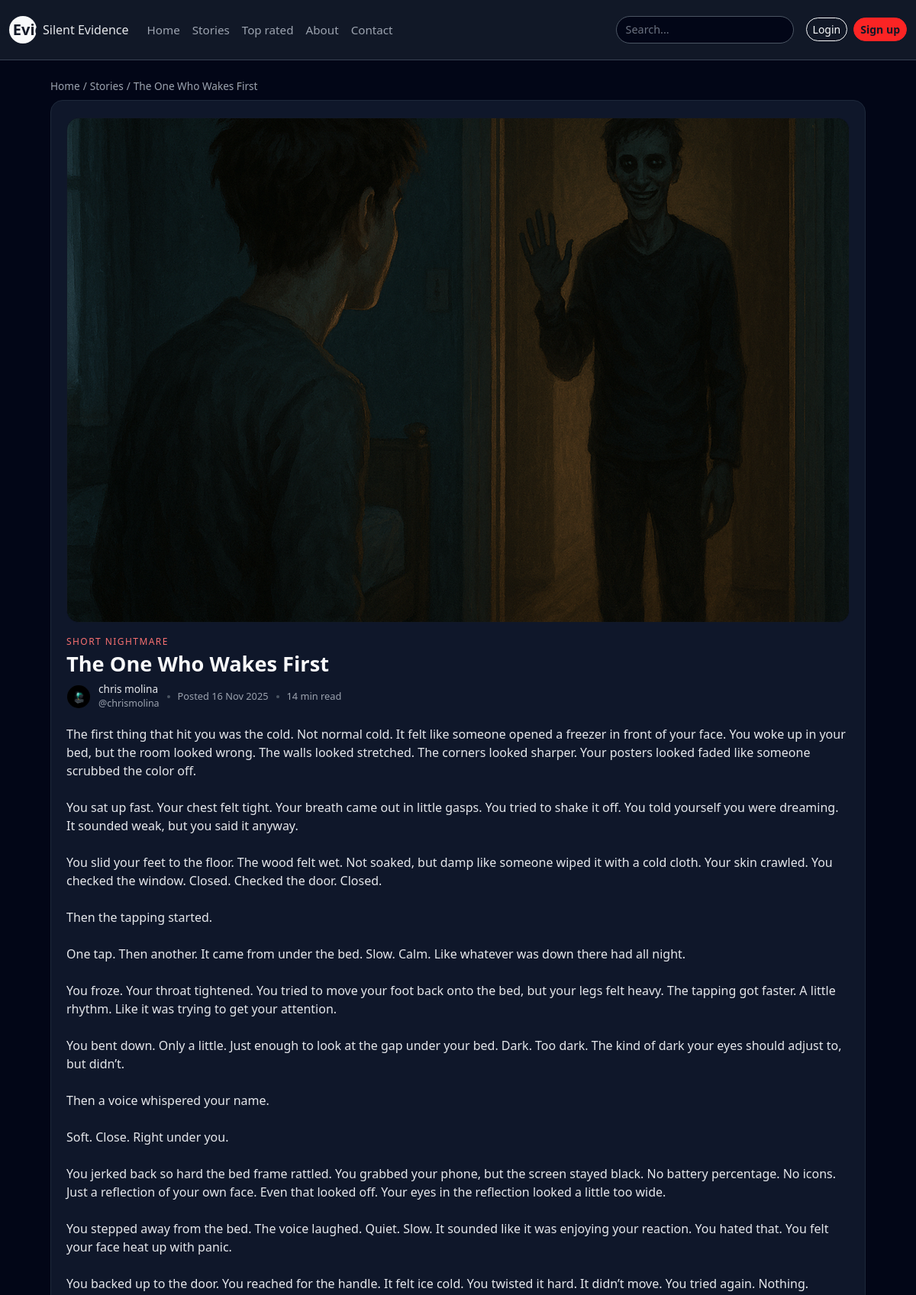
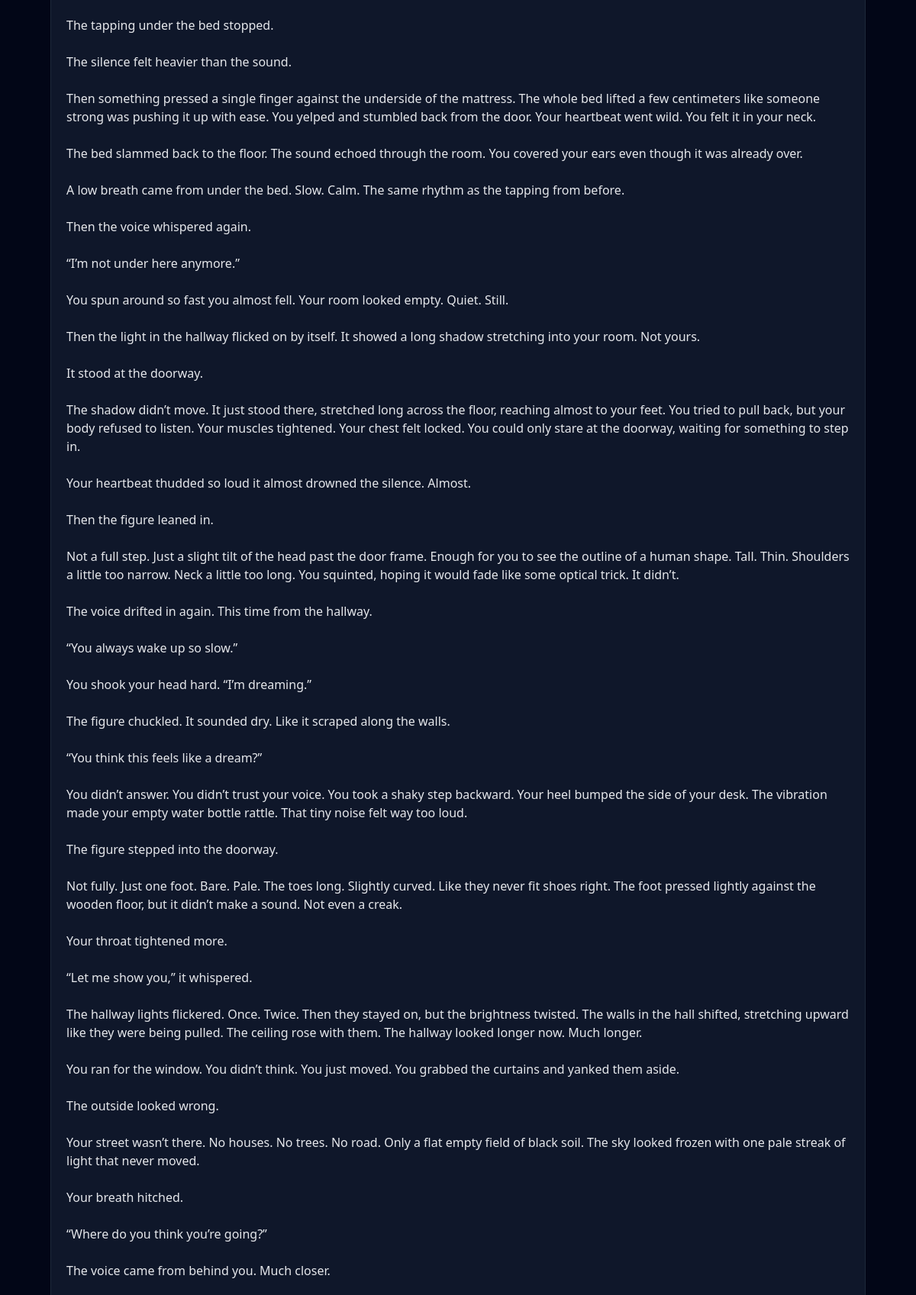
The app's page /story.php?id=4 (upper part) with its own data (2 pictures, top to bottom).
### tables this page shows
CREATE TABLE `stories` (
  `id` int(10) UNSIGNED NOT NULL,
  `user_id` int(10) UNSIGNED NOT NULL,
  `title` varchar(200) NOT NULL,
  `slug` varchar(220) NOT NULL,
  `category` enum('true','paranormal','urban','short','haunted','ghosts','missing','crime','sleep','forest','night','calls','creatures','abandoned','psychological') NOT NULL DEFAULT 'true',
  `content` longtext NOT NULL,
  `image_path` varchar(255) DEFAULT NULL,
  `is_published` tinyint(1) NOT NULL DEFAULT 1,
  `is_featured` tinyint(1) NOT NULL DEFAULT 0,
  `views` int(10) UNSIGNED NOT NULL DEFAULT 0,
  `likes` int(10) UNSIGNED NOT NULL DEFAULT 0,
  `image` varchar(255) DEFAULT NULL,
  `created_at` datetime NOT NULL DEFAULT current_timestamp(),
  `updated_at` datetime NOT NULL DEFAULT current_timestamp() ON UPDATE current_timestamp()
);

CREATE TABLE `users` (
  `id` int(10) UNSIGNED NOT NULL,
  `username` varchar(50) NOT NULL,
  `email` varchar(190) NOT NULL,
  `password_hash` varchar(255) NOT NULL,
  `display_name` varchar(100) NOT NULL,
  `avatar` varchar(255) DEFAULT NULL,
  `bio` text DEFAULT NULL,
  `role` enum('user','admin') NOT NULL DEFAULT 'user',
  `created_at` datetime NOT NULL DEFAULT current_timestamp(),
  `last_login` datetime DEFAULT NULL
);

### story.php (the view, shortened to what this page needs)
<?php
require 'include/db.php';
$storyId = $_GET['id'] ?? null;
if (!$storyId || !ctype_digit($storyId)) {
    http_response_code(404);
    $story = null;
    $storyId = null;
} else {
    $storyId = (int)$storyId;
}
if ($storyId) {
    $stmt = $pdo->prepare('SELECT s.id, s.title, s.category, s.content, s.created_at, s.views, s.likes, s.image_path, u.display_name, u.username, u.avatar FROM stories s JOIN users u ON u.id = s.user_id WHERE s.id = :id AND s.is_published = 1 LIMIT 1');
    $stmt->execute([':id' => $storyId]);
    $story = $stmt->fetch(PDO::FETCH_ASSOC);
} else {
    $story = false;
}
if ($story) {
    $authorName = $story['display_name'] ?: $story['username'];
    $authorAvatar = $story['avatar'] ?: 'uploads/avatars/default.png';
    $wordCount = str_word_count(strip_tags($story['content']));
    $minutes = max(1, ceil($wordCount / 200));
} else {
    $authorName = null;
    $authorAvatar = null;
    $minutes = null;
}
?>
<!doctype html>
<html lang="en">
<head>
<link rel="stylesheet" href="css/style.css">
    <link
        href="https://cdn.jsdelivr.net/npm/bootstrap@5.3.3/dist/css/bootstrap.min.css"
        rel="stylesheet">
</head>
<body>
    <?php include 'include/header.php'; ?>
    <div class="page-wrapper">
        <?php if (!$story): ?>
            <div class="empty-state">
                <h1>Story not found</h1>
                <p>This story does not exist or is no longer available.</p>
                <a href="stories.php" class="btn btn-outline-silent mt-3">Back to stories</a>
            </div>
        <?php else: ?>
            <nav class="breadcrumb mb-2">
                <a href="index.php">Home</a>
                <span class="mx-1">/</span>
                <a href="stories.php">Stories</a>
                <span class="mx-1">/</span>
                <span><?php echo htmlspecialchars($story['title']); ?></span>
            </nav>
            <article class="story-card">
                <?php if (!empty($story['image_path'])): ?>
                    <div class="story-image">
                        <img src="<?php echo htmlspecialchars($story['image_path']); ?>" alt="Story image">
                    </div>
                <?php endif; ?>
                <div class="story-category mb-1">
                    <?php
                    $cat = $story['category'];
                    if ($cat === 'true') {
                        echo 'TRUE STORY';
                    } elseif ($cat === 'paranormal') {
                        echo 'PARANORMAL';
                    } elseif ($cat === 'urban') {
                        echo 'URBAN LEGEND';
                    } elseif ($cat === 'short') {
                        echo 'SHORT NIGHTMARE';
                    } else {
                        echo htmlspecialchars(strtoupper($cat));
                    }
                    ?>
                </div>
                <h1 class="story-title">
                    <?php echo htmlspecialchars($story['title']); ?>
                </h1>
                <div class="story-meta">
                    <div class="author-block">
                        <img src="<?php echo htmlspecialchars($authorAvatar); ?>" class="author-avatar" alt="Author">
                        <div>
                            <div class="author-name">
                                <?php echo htmlspecialchars($authorName); ?>
                            </div>
                            <div class="author-username">
                                @<?php echo htmlspecialchars($story['username']); ?>
                            </div>
                        </div>
                    </div>
                    <span class="dot"></span>
                    <span>
                        Posted <?php echo date('d M Y', strtotime($story['created_at'])); ?>
                    </span>
                    <span class="dot"></span>
                    <span>
                        <?php echo $minutes; ?> min read
                    </span>
                </div>
                <div class="story-body">
                    <?php echo nl2br(htmlspecialchars($story['content'])); ?>
                </div>
            </article>
        <?php endif; ?>
    </div>
</body>
</html>

### css/style.css (style rules this page uses)
body { background-color: #020617; color: #cbd5e1; font-family: system-ui, -apple-system, BlinkMacSystemFont, "Segoe UI", sans-serif; margin: 0; padding: 0; }
a { text-decoration: none; }
img { max-width: 100%; height: auto; display: block; }
.page-wrapper { max-width: 900px; margin: 0 auto; padding: 30px 16px 60px; }
h1 { font-weight: 700; font-size: 2rem; color: #f9fafb; }
.page-wrapper { max-width: 1100px; margin: 0 auto; padding: 24px 16px 40px; }
.story-card { background-color: #0f172a; border-radius: 16px; border: 1px solid #1e293b; color: #e5e7eb; overflow: hidden; cursor: pointer; transition: 0.2s; }
.breadcrumb { font-size: 0.8rem; color: #6b7280; }
.breadcrumb a { color: #9ca3af; text-decoration: none; }
.page-wrapper { max-width: 900px; margin: 0 auto; padding: 24px 16px 40px; }
.dot { width: 4px; height: 4px; border-radius: 999px; background: #fecaca; }
.story-card { background: #020617; border-radius: 16px; border: 1px solid #1f2933; transition: border 0.15s ease, transform 0.15s ease, box-shadow 0.15s ease; cursor: pointer; }
.story-title { font-size: 16px; color: #f9fafb; }
.story-meta { font-size: 11px; color: #6b7280; }
.page-wrapper { max-width: 1000px; margin: 0 auto; padding: 24px 16px 40px; }
.page-wrapper { padding: 24px; max-width: 1100px; margin: 0 auto; }
.story-card { background: #0b1120; border: 1px solid #1e293b; border-radius: 18px; padding: 18px; transition: 0.2s; cursor: pointer; }
.breadcrumb { font-size: 0.85rem; color: #9ca3af; }
.story-card { background-color: #020617; border-radius: 18px; border: 1px solid #111827; padding: 22px 20px 26px; }
.story-image { border-radius: 16px; overflow: hidden; margin-bottom: 16px; background-color: #020617; border: 1px solid #111827; }
.story-image img { width: 100%; max-height: 660px; object-fit: cover; display: block; }
.story-category { font-size: 0.75rem; text-transform: uppercase; letter-spacing: 0.12em; color: #f87171; }
.story-title { font-size: 1.7rem; font-weight: 700; margin-bottom: 6px; color: #f9fafb; }
.story-meta { font-size: 0.8rem; color: #9ca3af; display: flex; flex-wrap: wrap; gap: 10px; align-items: center; margin-bottom: 18px; }
.dot { width: 4px; height: 4px; border-radius: 999px; background-color: #4b5563; }
.author-block { display: flex; align-items: center; gap: 10px; }
.author-avatar { width: 32px; height: 32px; border-radius: 999px; object-fit: cover; border: 1px solid #111827; }
.author-name { font-size: 0.85rem; color: #e5e7eb; }
.author-username { font-size: 0.78rem; color: #9ca3af; }

### records on screen
stories: title "The One Who Wakes First", image_path (picture), user.avatar (picture), user.display_name "chris molina", user.username "chrismolina", created_at "16 Nov 2025", content "14", content "The first thing that hit you was the cold. Not normal cold. It felt like someone opened a freezer in front of your face. You woke up in your bed, but the room looked wrong. The walls looked stretched. The corners looked sharper. Your posters looked faded like someone scrubbed the color off. You sat up fast. Your chest felt tight. Your breath came out in little gasps. You tried to shake it off. You told yourself you were dreaming. It sounded weak, but you said it anyway. You slid your feet to the floor. The wood felt wet. Not soaked, but damp like someone wiped it with a cold cloth. Your skin crawled. You checked the window. Closed. Checked the door. Closed. Then the tapping started. One…"
